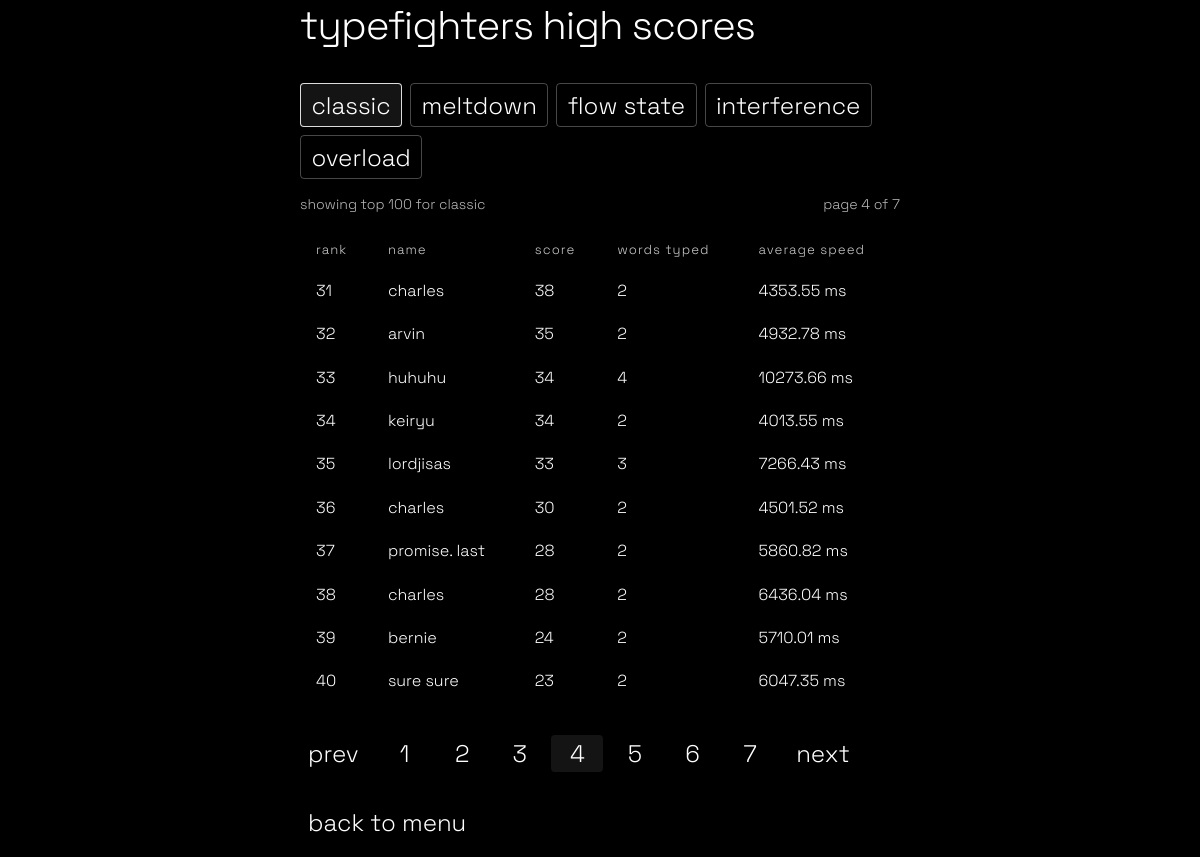
/highscores?mode=classic&page=4, run on the app's committed database.
### models.py (models this page shows, shortened)
class HighScore(db.Model):
    id = db.Column(db.Integer, primary_key=True)
    name = db.Column(db.String(50), nullable=False)
    game_mode = db.Column(db.String(20), nullable=False, default='Classic')
    score = db.Column(db.Integer, nullable=False)
    avg_speed = db.Column(db.Float, nullable=False)
    words_typed = db.Column(db.Integer, nullable=False)
    final_stats_json = db.Column(db.Text, nullable=False, default='[]')
    created_at = db.Column(db.DateTime, default=datetime.utcnow)
    def to_dict(self):
        return {
            'name': self.name,
            'game_mode': self.game_mode,
            'score': self.score,
            'avg_speed': self.avg_speed,
            'words_typed': self.words_typed,
            'final_stats_json': self.final_stats_json
        }

### app.py (the view)
@app.route('/highscores')
def highscores():
    mode_tabs = [
        ('classic', 'Classic'),
        ('meltdown', 'Meltdown'),
        ('flow-state', 'Flow State'),
        ('interference', 'Interference'),
        ('overload', 'Overload')
    ]
    selected_mode = (request.args.get('mode') or 'classic').strip().lower()
    if selected_mode not in {slug for slug, _ in mode_tabs}:
        selected_mode = 'classic'
    page = _coerce_int(request.args.get('page'), 1)
    if page < 1:
        page = 1
    query = HighScore.query.filter(HighScore.game_mode == MODE_LABEL_MAP[selected_mode])
    all_scores = query.order_by(HighScore.score.desc(), HighScore.created_at.desc()).limit(100).all()
    page_size = 10
    total_scores = len(all_scores)
    total_pages = max(1, math.ceil(total_scores / page_size))
    if page > total_pages:
        page = total_pages
    start_index = (page - 1) * page_size
    scores = all_scores[start_index:start_index + page_size]
    stat_headers = build_final_stats(MODE_LABEL_MAP[selected_mode], {})
    stat_labels = [header['label'] for header in stat_headers]
    leaderboard_rows = []
    for index, row in enumerate(scores, start=start_index + 1):
        try:
            final_stats = json.loads(row.final_stats_json or '[]')
        except (TypeError, ValueError):
            final_stats = []
        if not final_stats:
            final_stats = build_final_stats(row.game_mode, row.to_dict())
        stat_map = {}
        for stat in final_stats:
            if isinstance(stat, dict) and 'label' in stat and 'value' in stat:
                stat_map[str(stat['label'])] = str(stat['value'])
        normalized_stats = []
        for label in stat_labels:
            normalized_stats.append({
                'label': label,
                'value': stat_map.get(label, '-')
            })
        leaderboard_rows.append({
            'rank': index,
            'score': row,
            'final_stats': normalized_stats
        })
    return render_template(
        'highscores.html',
        leaderboard_rows=leaderboard_rows,
        selected_mode=selected_mode,
        selected_mode_label=MODE_LABEL_MAP[selected_mode],
        mode_tabs=mode_tabs,
        stat_headers=stat_headers,
        page=page,
        total_pages=total_pages,
        total_scores=total_scores
    )

### app.py (called while the page is built, shortened)
def _coerce_int(value, default=0):
    try:
        return int(round(float(value)))
    except (TypeError, ValueError):
        return default

def _coerce_float(value, default=0.0):
    try:
        return float(value)
    except (TypeError, ValueError):
        return default

def build_final_stats(game_mode, payload, mode_stats=None):
    mode_name = str(game_mode or 'Classic').strip()
    data = mode_stats if isinstance(mode_stats, dict) else payload
    if mode_name == 'Meltdown':
        return [
            {'label': 'words cleared', 'value': str(_coerce_int(data.get('total_attempts') or data.get('words_cleared')))}
        ]
    words_typed = _coerce_int(data.get('total_attempts') or data.get('words_typed'))
    avg_speed = _coerce_float(data.get('avg_speed'))
    return [
        {'label': 'words typed', 'value': str(words_typed)},
        {'label': 'average speed', 'value': f'{avg_speed:.2f} ms'}
    ]

### templates/highscores.html
{% extends "base.html" %}
{% block content %}
<div class="highscores-layout">
    <div class="menu-title">typefighters high scores</div>
    <div class="score-tabs">
        {% for slug, label in mode_tabs %}
        <a class="menu-link score-tab{% if selected_mode == slug %} score-tab-active{% endif %}" href="{{ url_for('highscores', mode=slug, page=1) }}">{{ label }}</a>
        {% endfor %}
    </div>
    <div class="highscores-meta">
        <div class="highscores-meta-item">showing top 100 for {{ selected_mode_label }}</div>
        <div class="highscores-meta-item">page {{ page }} of {{ total_pages }}</div>
    </div>
    <div class="responsive-table highscores-table-wrap">
        <table>
            <thead>
                <tr>
                    <th>rank</th>
                    <th>name</th>
                    <th>score</th>
                    {% for header in stat_headers %}
                    <th>{{ header.label }}</th>
                    {% endfor %}
                </tr>
            </thead>
            <tbody>
                {% for item in leaderboard_rows %}
                <tr>
                    <td>{{ item.rank }}</td>
                    <td>{{ item.score.name }}</td>
                    <td>{{ item.score.score }}</td>
                    {% for stat in item.final_stats %}
                    <td>{{ stat.value }}</td>
                    {% endfor %}
                </tr>
                {% else %}
                <tr>
                    <td colspan="{{ 3 + stat_headers|length }}" class="text-center">no high scores yet.</td>
                </tr>
                {% endfor %}
            </tbody>
        </table>
    </div>
    <div class="score-pagination">
        <a class="menu-link score-page-link{% if page <= 1 %} is-disabled{% endif %}" href="{{ url_for('highscores', mode=selected_mode, page=page-1) if page > 1 else '#' }}">prev</a>
        <div class="score-page-numbers">
            {% for page_number in range(1, total_pages + 1) %}
            <a class="menu-link score-page-number{% if page_number == page %} score-page-number-active{% endif %}" href="{{ url_for('highscores', mode=selected_mode, page=page_number) }}">{{ page_number }}</a>
            {% endfor %}
        </div>
        <a class="menu-link score-page-link{% if page >= total_pages %} is-disabled{% endif %}" href="{{ url_for('highscores', mode=selected_mode, page=page+1) if page < total_pages else '#' }}">next</a>
    </div>
    <button class="menu-link" onclick="window.location.href='{{ url_for('menu') }}'">back to menu</button>
</div>
{% endblock %}

### static/styles.css (style rules this page uses)
body { background: #000; color: #fff; font-family: 'Space Grotesk', 'Fira Mono', 'Consolas', 'Menlo', monospace; min-height: 100vh; margin: 0; height: 100vh; width: 100vw; overflow-x: hidden; font-weight: 300; text-transform: lowercase; }
.menu-title { font-size: 2.5rem; font-weight: 300; margin-bottom: 2rem; letter-spacing: -1px; text-align: left; color: #fff; font-family: 'Space Grotesk', sans-serif; text-transform: lowercase; }
.menu-link { display: block; color: #333; background: none; border: none; font-size: 1.5rem; font-family: 'Space Grotesk', sans-serif; margin: 1rem 0; text-align: left; cursor: pointer; text-decoration: none; outline: none; border-radius: 4px; padding: 0.2rem 0.5rem; transition: color 0.2s; font-weight: 300; text-transform: lowercase; }
.menu-link, .menu-link:visited { color: #fff; }
.score-tab { margin: 0; padding: 0.35rem 0.65rem; border: 1px solid rgba(255, 255, 255, 0.28); }
.score-tab.score-tab-active { border-color: rgba(255, 255, 255, 0.85); background: rgba(255, 255, 255, 0.08); }
.score-tabs { display: flex; gap: 0.5rem; flex-wrap: wrap; margin-bottom: 1rem; }
.highscores-layout { width: 100%; }
.highscores-meta { display: flex; justify-content: space-between; gap: 1rem; margin: 0.15rem 0 1rem 0; font-size: 0.88rem; opacity: 0.72; }
.highscores-table-wrap { margin-bottom: 1rem; }
.highscores-table-wrap table th, .highscores-table-wrap table td { padding: 0.55rem 0.4rem; border-bottom: 1px solid rgba(255, 255, 255, 0.12); text-align: left; vertical-align: top; }
.highscores-table-wrap table thead th { border-bottom-color: rgba(255, 255, 255, 0.42); font-size: 0.82rem; letter-spacing: 0.08em; opacity: 0.8; }
.score-pagination { display: flex; align-items: center; gap: 0.75rem; flex-wrap: wrap; margin-bottom: 1rem; }
.score-page-numbers { display: flex; gap: 0.35rem; flex-wrap: wrap; }
.score-page-number, .score-page-link { min-width: 2.25rem; text-align: center; }
.score-page-number-active { border-color: rgba(255, 255, 255, 0.85); background: rgba(255, 255, 255, 0.08); }
a, .link-btn { color: #fff; text-decoration: none; cursor: pointer; font-size: 1.1rem; margin: 0.5rem 0; background: none; border: none; padding: 0; font-family: 'Space Grotesk', sans-serif; text-align: left; font-weight: 300; text-transform: lowercase; }
th, td { border: none !important; padding: 0.7rem 1rem !important; text-align: left; color: #fff; background: none; font-family: 'Space Grotesk', sans-serif; font-weight: 300; text-transform: lowercase; }
::placeholder { color: #aaa; }
.responsive-table { width: 100%; }
.responsive-table table { width: 100%; border-collapse: collapse; }

### data on the page
HighScore: score.name "charles", score.score "38"
HighScore: score.name "arvin", score.score "35"
HighScore: score.name "huhuhu", score.score "34"
HighScore: score.name "keiryu", score.score "34"
HighScore: score.name "lordjisas", score.score "33"
HighScore: score.name "charles", score.score "30"
HighScore: score.name "promise. last", score.score "28"
HighScore: score.name "charles", score.score "28"
HighScore: score.name "bernie", score.score "24"
HighScore: score.name "sure sure", score.score "23"

### other printed values
{{ label }} "classic" "meltdown" "flow state" "interference" "overload"
{{ selected_mode_label }} "classic"
{{ page }} "4"
{{ total_pages }} "7"
{{ header.label }} "words typed" "average speed"
{{ item.rank }} "31" "32" "33" "34" "35" "36" "37" "38" "39" "40"
{{ stat.value }} "2" "4353.55 ms" "2" "4932.78 ms" "4" "10273.66 ms" "2" "4013.55 ms" "3" "7266.43 ms" "2" "4501.52 ms" "2" "5860.82 ms" "2" "6436.04 ms" "2" "5710.01 ms" "2" "6047.35 ms"
{{ page_number }} "1" "2" "3" "4" "5" "6" "7"
